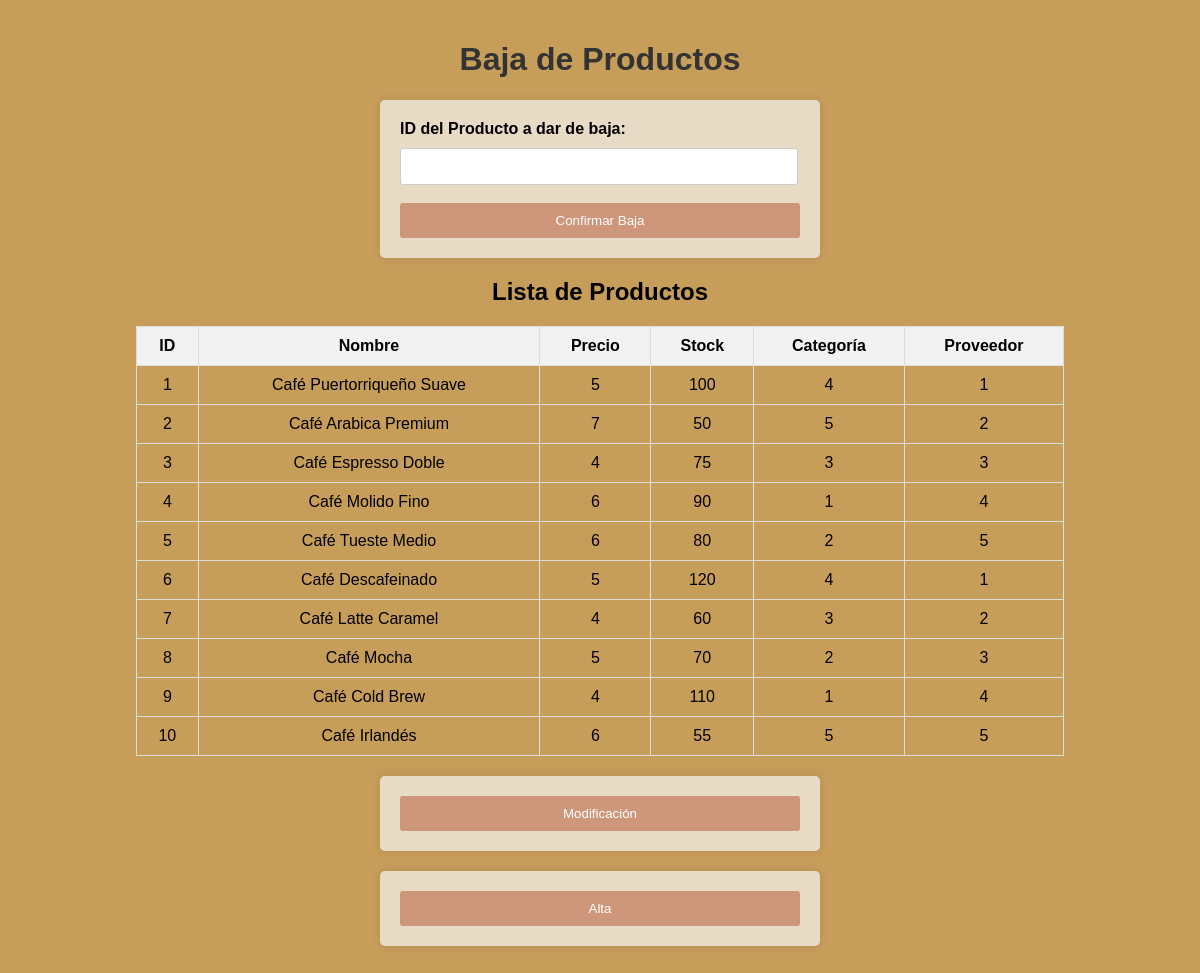
/admin/Baja-productos.php, run on the app's committed database.
### tables this page shows
CREATE TABLE IF NOT EXISTS `productos` (
  `idProducto` INT NOT NULL,
  `NombreProd` VARCHAR(45) NOT NULL,
  `Precio` DECIMAL(10,0) NOT NULL,
  `Stock` INT NULL DEFAULT NULL,
  `IdCategoria` INT NOT NULL,
  `idProveedor` INT NOT NULL,
  PRIMARY KEY (`idProducto`),
  INDEX `fk_Productos_Categoria_idx` (`IdCategoria` ASC) VISIBLE,
  INDEX `fk_Productos_Proveedores1_idx` (`idProveedor` ASC) VISIBLE,
  CONSTRAINT `fk_Productos_Categoria`
    FOREIGN KEY (`IdCategoria`)
    REFERENCES `categoria` (`idCategoria`),
  CONSTRAINT `fk_Productos_Proveedores1`
    FOREIGN KEY (`idProveedor`)
    REFERENCES `proveedores` (`idProveedor`));

### admin/Baja-productos.php (the view, shortened to what this page needs)
<!DOCTYPE html>
<html>
<head>
    <link rel="stylesheet" href="../css/Alta.css">
</head>
<body>
    <h1>Baja de Productos</h1>
    <form method="POST" action="<?php echo $_SERVER["PHP_SELF"]; ?>" onsubmit="return confirmarEliminacion()">
        <label for="idProducto">ID del Producto a dar de baja:</label>
        <input type="text" name="idProducto" id="idProducto" required><br><br>
        <button type="submit">Confirmar Baja</button>
    </form>
    <div>
        <?php
        $conexion = conectar();
        $consulta_productos = $conexion->query("SELECT idProducto, NombreProd, Precio, Stock, IdCategoria, idProveedor FROM Productos ORDER BY idProducto");
        if ($consulta_productos->num_rows > 0) {
            echo "<h2>Lista de Productos</h2>";
            echo "<table border='1'>
                <tr>
                    <th>ID</th>
                    <th>Nombre</th>
                    <th>Precio</th>
                    <th>Stock</th>
                    <th>Categoría</th>
                    <th>Proveedor</th>
                </tr>";
            while ($fila = $consulta_productos->fetch_assoc()) {
                echo "<tr>
                    <td>{$fila['idProducto']}</td>
                    <td>{$fila['NombreProd']}</td>
                    <td>{$fila['Precio']}</td>
                    <td>{$fila['Stock']}</td>
                    <td>{$fila['IdCategoria']}</td>
                    <td>{$fila['idProveedor']}</td>
                </tr>";
            }
            echo "</table>";
        } else {
            echo "No hay productos registrados.";
        }
        ?>
    </div>
    <form action="Modif-productos.php" method="post">
        <button type="submit">Modificación</button>
    </form>
    <form action="Alta-productos.php" method="post">
        <button type="submit">Alta</button>
    </form>
</body>
</html>

### css/Alta.css (style rules this page uses)
body { font-family: Arial, sans-serif; background-color: #c79d5a; margin: 0; padding: 20px; }
h1 { color: #333; text-align: center; }
form { max-width: 400px; margin: 20px auto; padding: 20px; background-color: #e8dbc5; border-radius: 5px; box-shadow: 0 0 10px rgba(0, 0, 0, 0.1); }
label { display: block; margin-bottom: 10px; font-weight: bold; }
input[type="text"], input[type="number"] { width: 94%; padding: 10px; border: 1px solid #ccc; border-radius: 3px; }
button { width: 100%; padding: 10px; background-color: #CE967B; color: #fff; border: none; border-radius: 3px; cursor: pointer; }
div { text-align: center; }
table { margin-top: 20px; margin-left: 10%; border-collapse: collapse; width: 80%; }
th, td { padding: 10px; border: 1px solid #ddd; }
th { background-color: #f2f2f2; }

### data on the page
productos: idProducto "1", NombreProd "Café Puertorriqueño Suave", Precio "5", Stock "100", IdCategoria "4", idProveedor "1"
productos: idProducto "2", NombreProd "Café Arabica Premium", Precio "7", Stock "50", IdCategoria "5", idProveedor "2"
productos: idProducto "3", NombreProd "Café Espresso Doble", Precio "4", Stock "75", IdCategoria "3", idProveedor "3"
productos: idProducto "4", NombreProd "Café Molido Fino", Precio "6", Stock "90", IdCategoria "1", idProveedor "4"
productos: idProducto "5", NombreProd "Café Tueste Medio", Precio "6", Stock "80", IdCategoria "2", idProveedor "5"
productos: idProducto "6", NombreProd "Café Descafeinado", Precio "5", Stock "120", IdCategoria "4", idProveedor "1"
productos: idProducto "7", NombreProd "Café Latte Caramel", Precio "4", Stock "60", IdCategoria "3", idProveedor "2"
productos: idProducto "8", NombreProd "Café Mocha", Precio "5", Stock "70", IdCategoria "2", idProveedor "3"
productos: idProducto "9", NombreProd "Café Cold Brew", Precio "4", Stock "110", IdCategoria "1", idProveedor "4"
productos: idProducto "10", NombreProd "Café Irlandés", Precio "6", Stock "55", IdCategoria "5", idProveedor "5"
